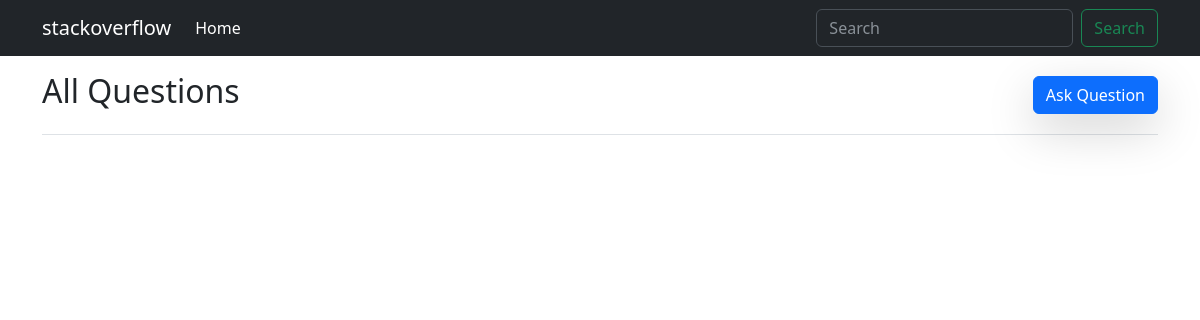
Before: / with the older database file.
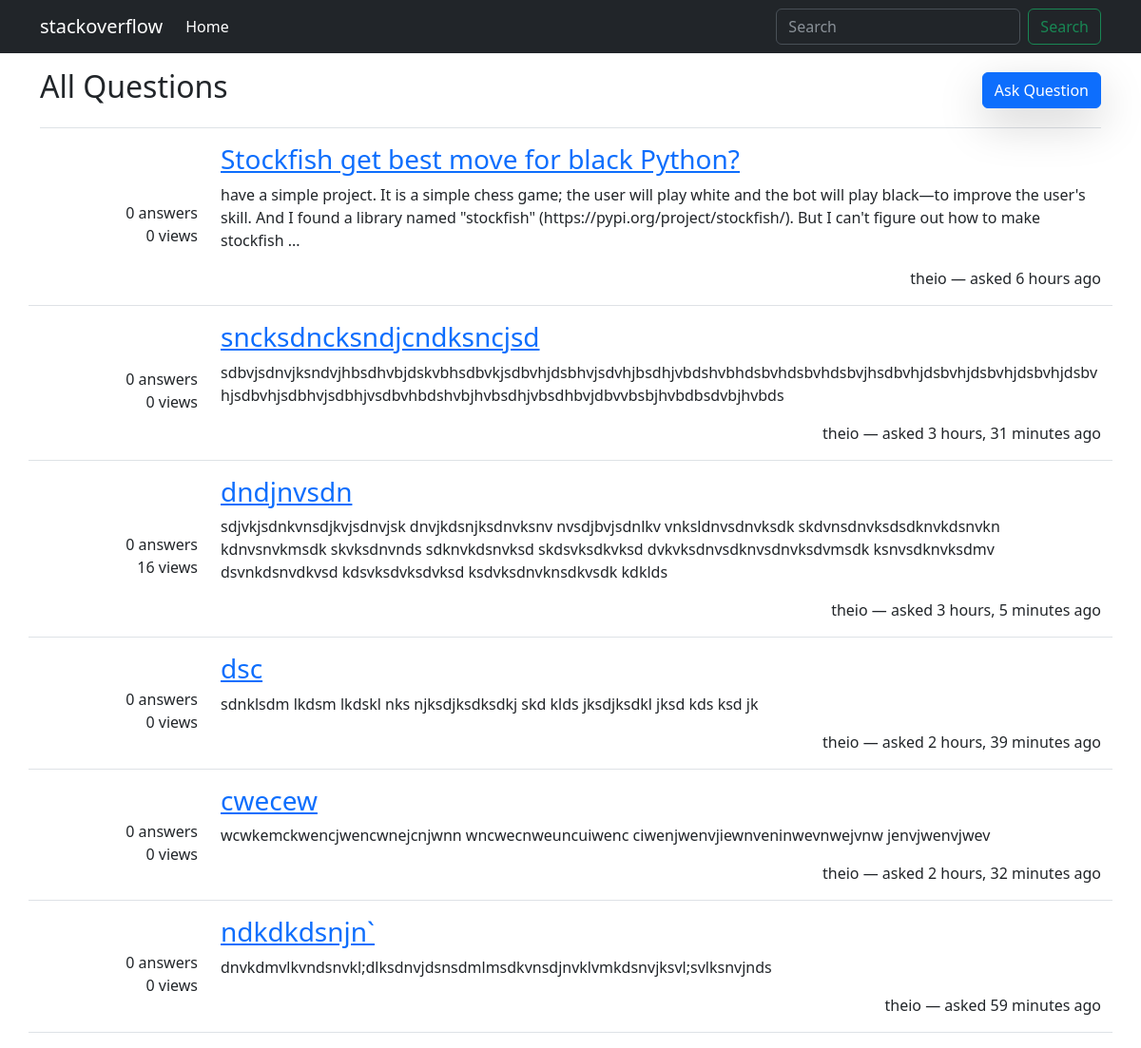
After: the same page with the newer database file.
### forum/models.py (models this page shows, shortened)
class Question(models.Model):
    user = models.ForeignKey(User, on_delete=models.CASCADE)
    title = models.CharField(max_length=120)
    text = models.TextField()
    create_time = models.DateTimeField(auto_now_add=True)
    modify_time = models. DateTimeField(auto_now=True)
    views = models.PositiveBigIntegerField(default=0, blank=True)

### users/models.py (models this page shows)
class User(AbstractUser):
    pass

### forum/views.py (the view)
# urls.py: path('', HomeView.as_view(), name='home'),
class HomeView(ListView):
    model = Question
    template_name = 'forum/question_list.html'

### templates/forum/question_list.html (shortened to what this page needs)
{% extends 'base.html' %}
{% block content %}
<div class="mt-3 container">
    <div class="d-flex justify-content-between border-bottom pb-3 mb-3 align-items-center">
        <h2>All Questions</h2>
        <a href="{% url 'forum:question-add' %}" class="btn btn-primary shadow-lg">Ask Question</a>
    </div>
    <div>
        {% for question in question_list %}
        <div class="row border-bottom mb-3" id="question-{{ question.id }}">
            <div class="col d-flex flex-column justify-content-center text-end">
                <span>{{ question.answer_set.all|length }} answers</span>
                <span>{{ question.views }} views </span>
            </div>
            <div class="col-10">
                <h3><a href="{% url 'forum:question-detail' question.id %}">{{ question.title }}</a></h3>
                <p class="text-break">
                    {{ question.text|slice:255 }}
                    {% if question.text|length > 255 %}
                        ...
                    {% endif %}
                </p>
                <div class="d-flex justify-content-between">
                    <div>
                        <p>
                            {{ question.user.username }} &mdash; asked {{ question.create_time|timesince }} ago
                        </p>
                    </div>
                </div>
            </div>
        </div>
    {% endfor %}
{% endblock content %}

### templates/base.html (shortened to what this page needs)
{% load static %}
<!DOCTYPE html>
<html lang="en">
<head>
    <link rel="stylesheet" href="{% static 'style.css' %}">
    <link href="https://cdn.jsdelivr.net/npm/bootstrap@5.3.0-alpha1/dist/css/bootstrap.min.css" rel="stylesheet">
</head>
<body>
    <nav class="navbar navbar-expand-lg bg-dark" data-bs-theme="dark">
        <div class="container">
          <a class="navbar-brand" href="{% url 'forum:home' %}">stackoverflow</a>
          <div class="collapse navbar-collapse" id="navbarSupportedContent">
            <ul class="navbar-nav me-auto mb-2 mb-lg-0">
              <li class="nav-item">
                <a class="nav-link active" aria-current="page" href="{% url 'forum:home' %}">Home</a>
              </li>
            </ul>
            <div class="d-flex justify-content-between">
              <div>
                <form action="{% url 'forum:home' %}" class="d-flex" role="search">
                  <input class="form-control me-2" name="q" type="search" placeholder="Search" aria-label="Search" value="{% if form.q.value %}{{ form.q.value }}{% endif %}">
                  <button class="btn btn-outline-success" type="submit">Search</button>
                </form>
              </div>
            </div>
        </div>
    </nav>
    {% block content %}
    {% endblock content %}
</body>
</html>

Changed rows visible on the page:
added Question: answer_set.all|length "0", views "0", title "Stockfish get best move for black Python?", text "have a simple project. It is a simple chess game; the user will play white and the bot will play black—to improve the user's skill. And I found a library named \"stockfish\" (https://pypi.org/project/stockfish/). But I can't figure out how to make stockfish", user.username "theio", create_time "6 hours"
added Question: answer_set.all|length "0", views "0", title "sncksdncksndjcndksncjsd", text "sdbvjsdnvjksndvjhbsdhvbjdskvbhsdbvkjsdbvhjdsbhvjsdvhjbsdhjvbdshvbhdsbvhdsbvhdsbvjhsdbvhjdsbvhjdsbvhjdsbvhjdsbvhjsdbvhjsdbhvjsdbhjvsdbvhbdshvbjhvbsdhjvbsdhbvjdbvvbsbjhvbdbsdvbjhvbds", user.username "theio", create_time "3 hours, 31 minutes"
added Question: answer_set.all|length "0", views "16", title "dndjnvsdn", text "sdjvkjsdnkvnsdjkvjsdnvjsk dnvjkdsnjksdnvksnv nvsdjbvjsdnlkv vnksldnvsdnvksdk skdvnsdnvksdsdknvkdsnvkn kdnvsnvkmsdk skvksdnvnds sdknvkdsnvksd skdsvksdkvksd dvkvksdnvsdknvsdnvksdvmsdk ksnvsdknvksdmv dsvnkdsnvdkvsd kdsvksdvksdvksd ksdvksdnvknsdkvsdk kdklds", user.username "theio", create_time "3 hours, 5 minutes"
added Question: answer_set.all|length "0", views "0", title "dsc", text "sdnklsdm lkdsm lkdskl nks njksdjksdksdkj skd klds jksdjksdkl jksd kds ksd jk", user.username "theio", create_time "2 hours, 39 minutes"
added Question: answer_set.all|length "0", views "0", title "cwecew", text "wcwkemckwencjwencwnejcnjwnn wncwecnweuncuiwenc ciwenjwenvjiewnveninwevnwejvnw jenvjwenvjwev", user.username "theio", create_time "2 hours, 32 minutes"
added Question: answer_set.all|length "0", views "0", title "ndkdkdsnjn`", text "dnvkdmvlkvndsnvkl;dlksdnvjdsnsdmlmsdkvnsdjnvklvmkdsnvjksvl;svlksnvjnds", user.username "theio", create_time "59 minutes"
